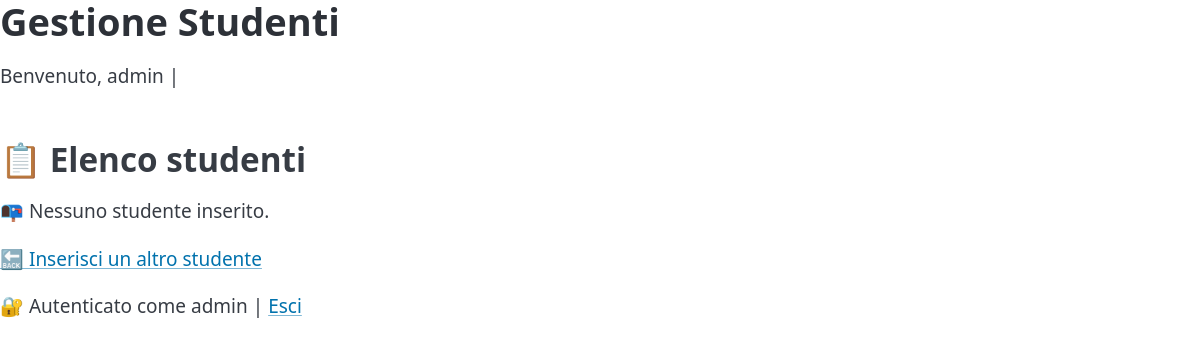
Before: /elenco (signed in) with the older database file.
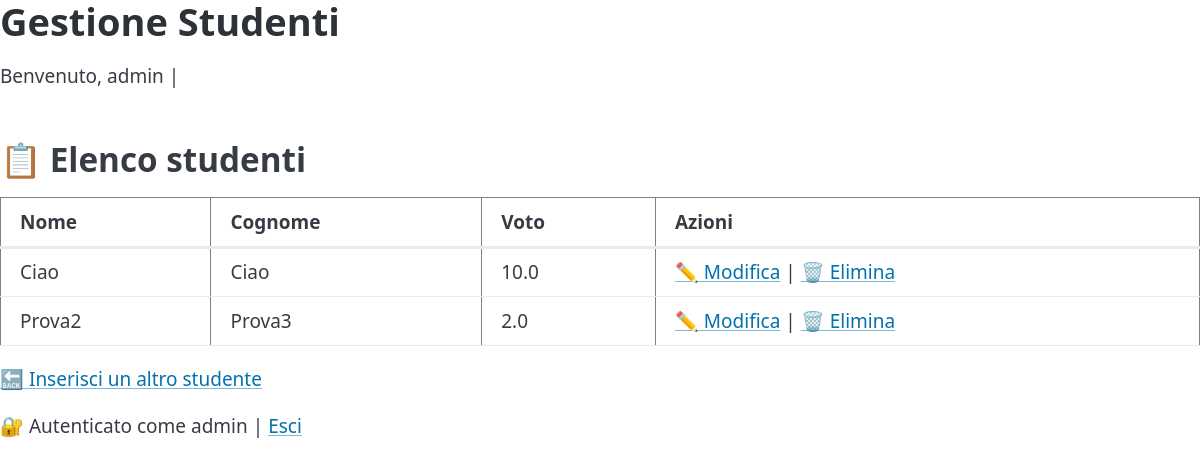
After: the same page with the newer database file.
### tables this page shows
CREATE TABLE studenti (
                    id INTEGER PRIMARY KEY AUTOINCREMENT,
                    nome TEXT NOT NULL,
                    cognome TEXT NOT NULL,
                    voto REAL NOT NULL
                );

### Login&DatabaseStudenti/app/routes/studenti_routes.py (the view)
@studenti_bp.route("/elenco")
def elenco():
    if "username" not in session:
        return redirect(url_for("login.login"))
    studenti = db_studenti.get_studenti()
    return render_template("elenco.html", studenti=studenti)

### Login&DatabaseStudenti/app/database/db_studenti.py (called while the page is built)
    def connessione(self):
        return sqlite3.connect(self.db_path)

    def get_studenti(self):
        with self.connessione() as conn:
            cursor = conn.execute("SELECT nome, cognome, voto, id FROM studenti")
            return cursor.fetchall()

### Login&DatabaseStudenti/app/templates/elenco.html (shortened to what this page needs)
{% extends "base.html" %}
{% block content %}
<h2>📋 Elenco studenti</h2>
{% if studenti %}
<table border="1" cellpadding="6" cellspacing="0">
    <thead>
        <tr>
            <th>Nome</th>
            <th>Cognome</th>
            <th>Voto</th>
            <th>Azioni</th>
        </tr>
    </thead>
    <tbody>
        {% for nome, cognome, voto, id in studenti %}
    <tr>
        <td>{{ nome }}</td>
        <td>{{ cognome }}</td>
        <td>{{ voto }}</td>
        <td>
            <a href="{{ url_for('studenti.modifica', studente_id=id) }}">✏️ Modifica</a> |
            <a href="{{ url_for('studenti.elimina', studente_id=id) }}" onclick="return confirm('Eliminare questo studente?')">🗑️ Elimina</a>
        </td>
    </tr>
    {% endfor %}
    </tbody>
</table>
{% else %}
<p>📭 Nessuno studente inserito.</p>
{% endif %}
<p><a href="{{ url_for('studenti.inserisci') }}">🔙 Inserisci un altro studente</a></p>
   {% if session.username %}
        <p>🔐 Autenticato come {{ session.username }} | <a href="{{ url_for('login.logout') }}">Esci</a></p>
    {% endif %}
{% endblock %}

### Login&DatabaseStudenti/app/templates/base.html (shortened to what this page needs)
<!DOCTYPE html>
<html lang="it">
  <head>
    <link rel="stylesheet" href="https://cdn.jsdelivr.net/npm/@picocss/pico@2/css/pico.min.css">
  </head>
  <body>
      <h1>Gestione Studenti</h1>
      {% if session.username %}
          <p>Benvenuto, {{ session.username }} | </p>
      {% endif %}
      {% block content %}{% endblock %}
  </body>
</html>

Changed rows visible on the page:
added studenti: nome "Ciao", cognome "Ciao", voto "10.0"
added studenti: nome "Prova2", cognome "Prova3", voto "2.0"
Other visible differences:
text no longer shown: "📭 Nessuno studente inserito."
text now shown: "Nome Cognome Voto Azioni"
